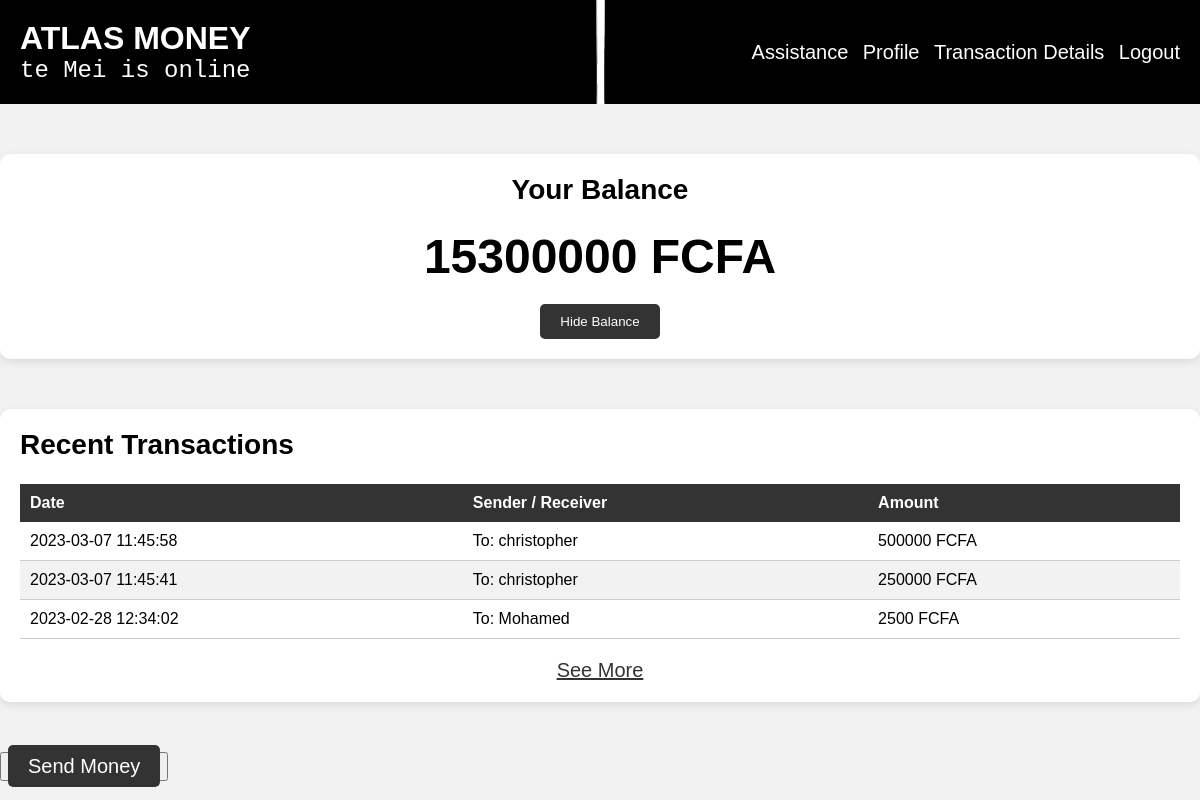
The app's page /atlasmoney.php (signed in), older data.
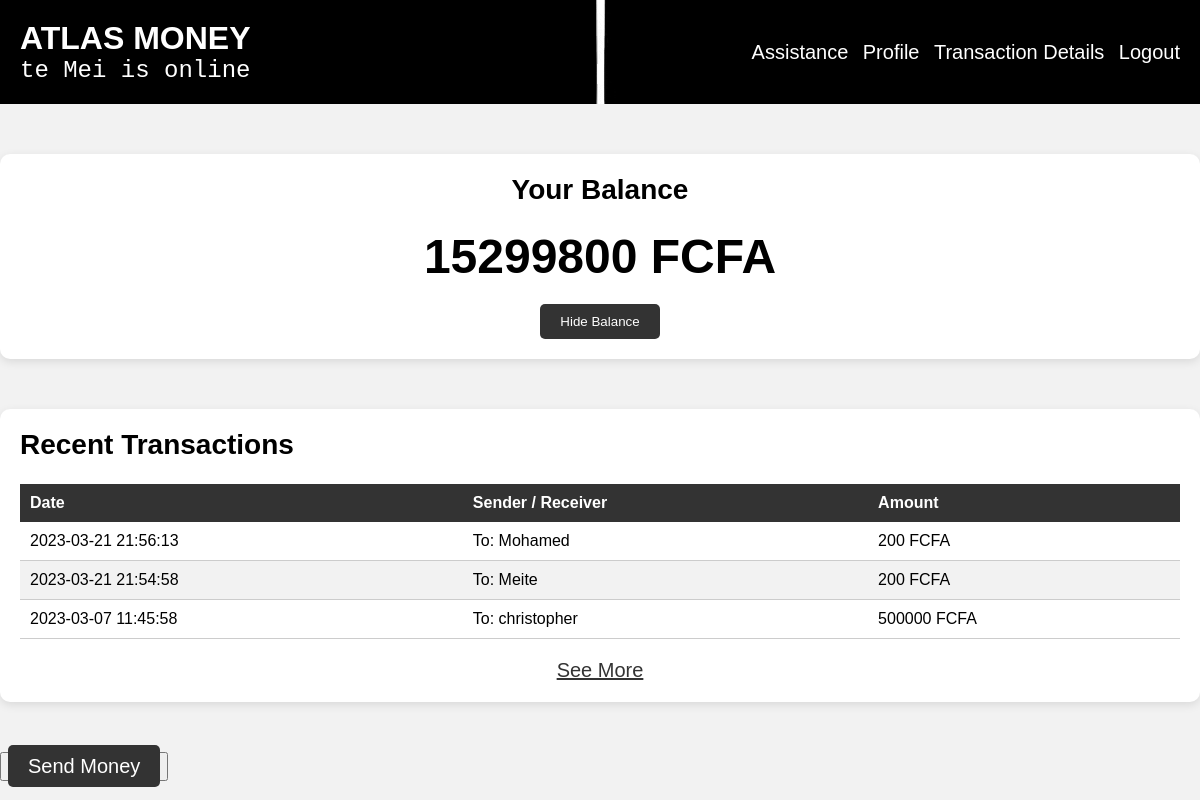
The same page, newer data.
### tables this page shows
CREATE TABLE `atlasin` (
  `id` int(11) UNSIGNED NOT NULL,
  `name` text NOT NULL,
  `email` varchar(100) NOT NULL,
  `phone` varchar(10) NOT NULL,
  `password` int(4) NOT NULL,
  `balance` int(11) NOT NULL
);

CREATE TABLE `transaction` (
  `transaction_id` int(11) NOT NULL,
  `sender` varchar(111) NOT NULL,
  `receiver` varchar(111) NOT NULL,
  `timestamp` timestamp NOT NULL DEFAULT current_timestamp() ON UPDATE current_timestamp(),
  `amount` int(11) NOT NULL
);

### atlasmoney.php (the view, shortened to what this page needs)
<?php
if (isset($_SESSION['id']) && isset($_SESSION['phone'])) {
    require_once "db_connect.php";
    $userId = $_SESSION['id'];
    $query = "SELECT balance FROM atlasin WHERE id = '$userId'";
    $result = mysqli_query($conn, $query);
    $balance = mysqli_fetch_assoc($result)['balance'];
$query = "SELECT t.timestamp, a1.name AS sender_name, a2.name AS receiver_name, t.amount FROM transaction t
JOIN atlasin a1 ON t.sender = a1.id
JOIN atlasin a2 ON t.receiver = a2.id
WHERE t.sender = '$userId' OR t.receiver = '$userId'
ORDER BY t.timestamp DESC
LIMIT 3";
$result = mysqli_query($conn, $query);
?>
<!DOCTYPE html>
<html>
<head>
	<link rel="stylesheet" type="text/css" href="atlas.css">
</head>
<body>
	<header>
		<div class="left-side">
			<h1>
				<span class="ATLAS">ATLAS</span>
				<span class="MONEY">MONEY</span>
			</h1>
			<p id="name">Welcome, <span></span>
			</p>
		</div>
		<div class="right-side">
			<a href="assistance.html">Assistance</a>
			<a href="updateProfile.php">Profile</a>
			<a href="transactionDetail.php">Transaction Details</a>
			<a href="logout.php">Logout</a>
		</div>
	</header>
	<main>
		<div class="container">
			<div class="balance-section">
				<h2>Your Balance</h2>
				<p class="amount"> <?php echo $balance; ?> FCFA</p>
				<button id="toggle-balance" onclick="toggleBalance()">Hide Balance</button>
			</div>
			<div class="transactions-section">
				<h2>Recent Transactions</h2>
				<table>
					<thead>
						<tr>
							<th>Date</th>
							<th>Sender / Receiver</th>
							<th>Amount</th>
						</tr>
					</thead>
					<tbody>
  <?php while ($row = mysqli_fetch_assoc($result)) { ?>
  <tr>
    <td><?php echo $row['timestamp']; ?></td>
    <td><?php echo ($row['sender_name'] == $_SESSION['name']) ? 'To: ' . $row['receiver_name'] : 'From: ' . $row['sender_name']; ?></td>
    <td><?php echo $row['amount']; ?> FCFA</td>
  </tr>
  <?php } ?>
</tbody>
				</table>
				<a href="transactionDetail.php">See More</a>
			</div>
			<button class="send-money-button"><a href="SendMoney.php">Send Money</a></button>
		</div>
	</main>
</body>
</html>
<?php
} else {
	header("Location: index.php");
	exit();
}
?>

### atlas.css (style rules this page uses)
body { margin: 0; padding: 0; font-family: sans-serif; background-color: #f2f2f2; }
header { display: flex; justify-content: space-between; align-items: center; background-color: #000000; color: #fff; padding: 20px; background-image: url("atlas.gif") ; background-size: auto; background-position: center; background-repeat: no-repeat; }
.left-side { display: flex; flex-direction: column; }
.left-side h1 { font-size: 32px; margin: 0; }
.left-side h1 { font-size: 32px; margin: 0; opacity: 0; animation: wordAppear 1s ease forwards, fadeIn 0.5s ease 1s forwards; }
.left-side p { font-size: 18px; margin: 0; }
.left-side p::after { content: " is online"; animation: typing 1s steps(8) 1s forwards; }
.right-side a { color: #fff; text-decoration: none; margin-left: 10px; }
a { font-size: 20px; font-family: 'Franklin Gothic Medium', 'Arial Narrow', Arial, sans-serif; }
.balance-section { background-color: #fff; padding: 20px; margin-top: 50px; text-align: center; border-radius: 10px; box-shadow: 0 3px 10px rgba(0, 0, 0, 0.1); }
.balance-section h2 { font-size: 28px; margin-top: 0; }
.amount { font-size: 48px; font-weight: bold; margin: 20px 0; }
#toggle-balance { background-color: #333; color: #fff; border: none; padding: 10px 20px; border-radius: 5px; cursor: pointer; }
.transactions-section { background-color: #fff; padding: 20px; margin-top: 50px; border-radius: 10px; box-shadow: 0 3px 10px rgba(0, 0, 0, 0.1); }
.transactions-section h2 { font-size: 28px; margin-top: 0; }
table { width: 100%; border-collapse: collapse; }
table th { background-color: #333; color: #fff; padding: 10px; text-align: left; }
table td { border-bottom: 1px solid #ccc; padding: 10px; }
table tr:nth-child(even) { background-color: #f2f2f2; }
.transactions-section a { display: block; text-align: center; margin-top: 20px; color: #333; }
.send-money-button { text-align: center; margin-top: 50px; }
.send-money-button a { background-color: #333; color: #fff; border: none; padding: 10px 20px; border-radius: 5px; text-decoration: none; font-size: 20px; transition: all 0.3s ease; }

Row changes from the older to the newer data that the page shows:
no longer on this page (row unchanged): transaction: timestamp "2023-03-07 11:45:41", atlasin.name "christopher", amount "250000"
no longer on this page (row unchanged): transaction: timestamp "2023-02-28 12:34:02", atlasin.name "Mohamed", amount "2500"
changed atlasin: balance "15300000" → "15299800"
added transaction: timestamp "2023-03-21 21:56:13", atlasin.name "Mohamed", amount "200"
added transaction: timestamp "2023-03-21 21:54:58", atlasin.name "Meite", amount "200"
